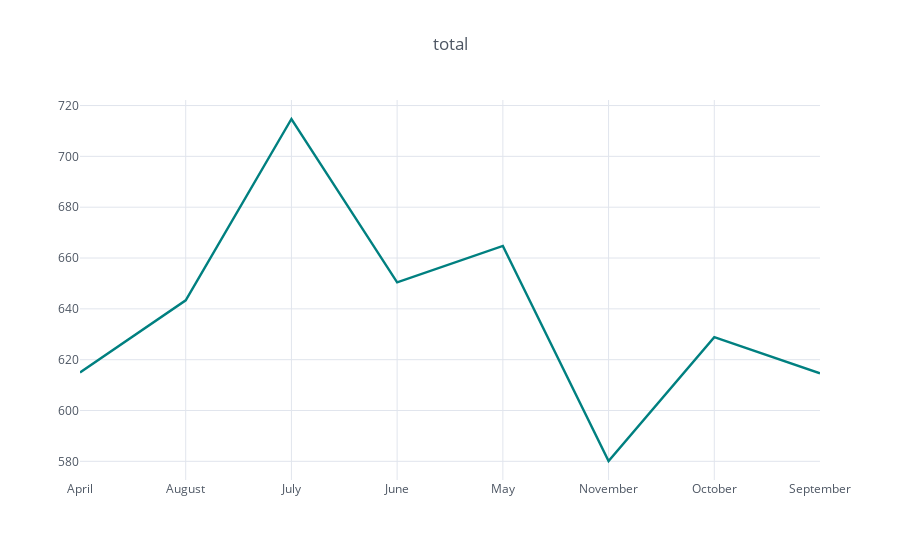

The cell this chart's notebook holds for it:
### Code cell
monthly_mb.iplot(kind='scatter', x='month', y='duration_sec', 
                         title = 'total',theme='white',color='teal',width=2.4)

monthly_member.iplot(kind='scatter', x='month', y='duration_sec', 
                         title = 'member',theme='white',color='purple',width=2.4)



monthly_non_member.iplot(kind='scatter', x='month', y='duration_sec', 
                         title = 'non-member',theme='white',color='navy',width=2.4)

### Figure 1 — Plotly figure (JSON) as saved in the notebook; plotly's stock layout.template omitted (floating-point values rounded to 4 significant figures)
{"data": [{"line": {"color": "rgba(0, 128, 128, 1.0)", "dash": "solid", "shape": "linear", "width": 2.4}, "mode": "lines", "name": "duration_sec", "text": "", "type": "scatter", "x": ["April", "August", "July", "June", "May", "November", "October", "September"], "y": [615.0, 643.3, 714.7, 650.4, 664.7, 580.1, 628.8, 614.6]}], "layout": {"legend": {"bgcolor": "#FFFFFF", "font": {"color": "#4D5663"}}, "paper_bgcolor": "#FFFFFF", "plot_bgcolor": "#FFFFFF", "title": "total", "titlefont": {"color": "#4D5663"}, "xaxis1": {"gridcolor": "#E1E5ED", "showgrid": true, "tickfont": {"color": "#4D5663"}, "title": "", "titlefont": {"color": "#4D5663"}, "zerolinecolor": "#E1E5ED"}, "yaxis1": {"gridcolor": "#E1E5ED", "showgrid": true, "tickfont": {"color": "#4D5663"}, "title": "", "titlefont": {"color": "#4D5663"}, "zerolinecolor": "#E1E5ED"}}}
